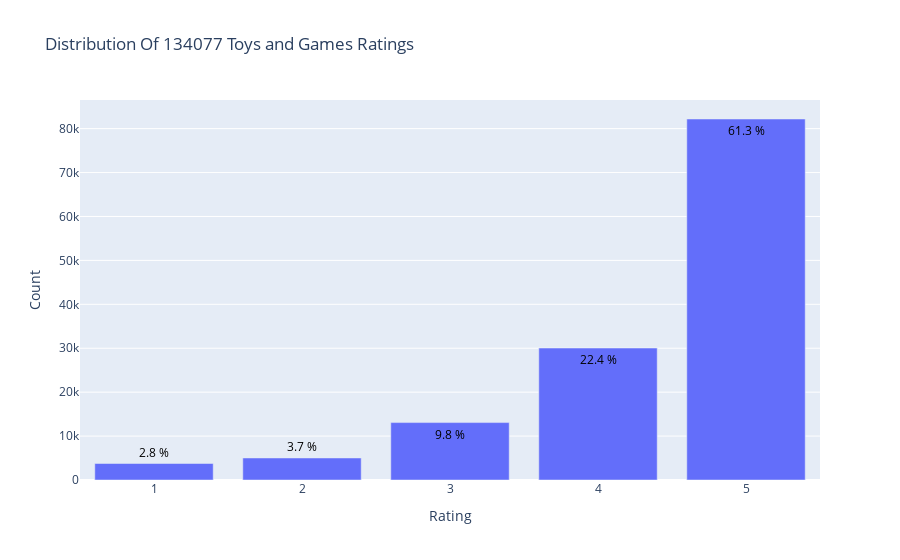

Notebook source saved alongside this figure:
### Markdown cell above
### See the count of ratings per rating

### Code cell
from plotly.offline import init_notebook_mode, plot, iplot
import plotly.graph_objs as go
init_notebook_mode(connected=True)

# Count the number of times each rating appears in the dataset
data = df['overall'].value_counts().sort_index(ascending=False)

# Create the histogram
trace = go.Bar(x = data.index,
               text = ['{:.1f} %'.format(val) for val in (data.values / df.shape[0] * 100)],
               textposition = 'auto',
               textfont = dict(color = '#000000'),
               y = data.values,
               )
# Create layout
layout = dict(title = 'Distribution Of {} Toys and Games Ratings'.format(df.shape[0]),
              xaxis = dict(title = 'Rating'),
              yaxis = dict(title = 'Count'))
# Create plot
fig = go.Figure(data=[trace], layout=layout)
iplot(fig)

### Figure 1 — Plotly figure (JSON) as saved in the notebook; plotly's stock layout.template omitted (floating-point values rounded to 4 significant figures)
{"data": [{"text": ["61.3 %", "22.4 %", "9.8 %", "3.7 %", "2.8 %"], "textfont": {"color": "#000000"}, "textposition": "auto", "type": "bar", "x": [5, 4, 3, 2, 1], "y": [82192, 30041, 13074, 5013, 3757]}], "layout": {"title": {"text": "Distribution Of 134077 Toys and Games Ratings"}, "xaxis": {"title": {"text": "Rating"}}, "yaxis": {"title": {"text": "Count"}}}}
